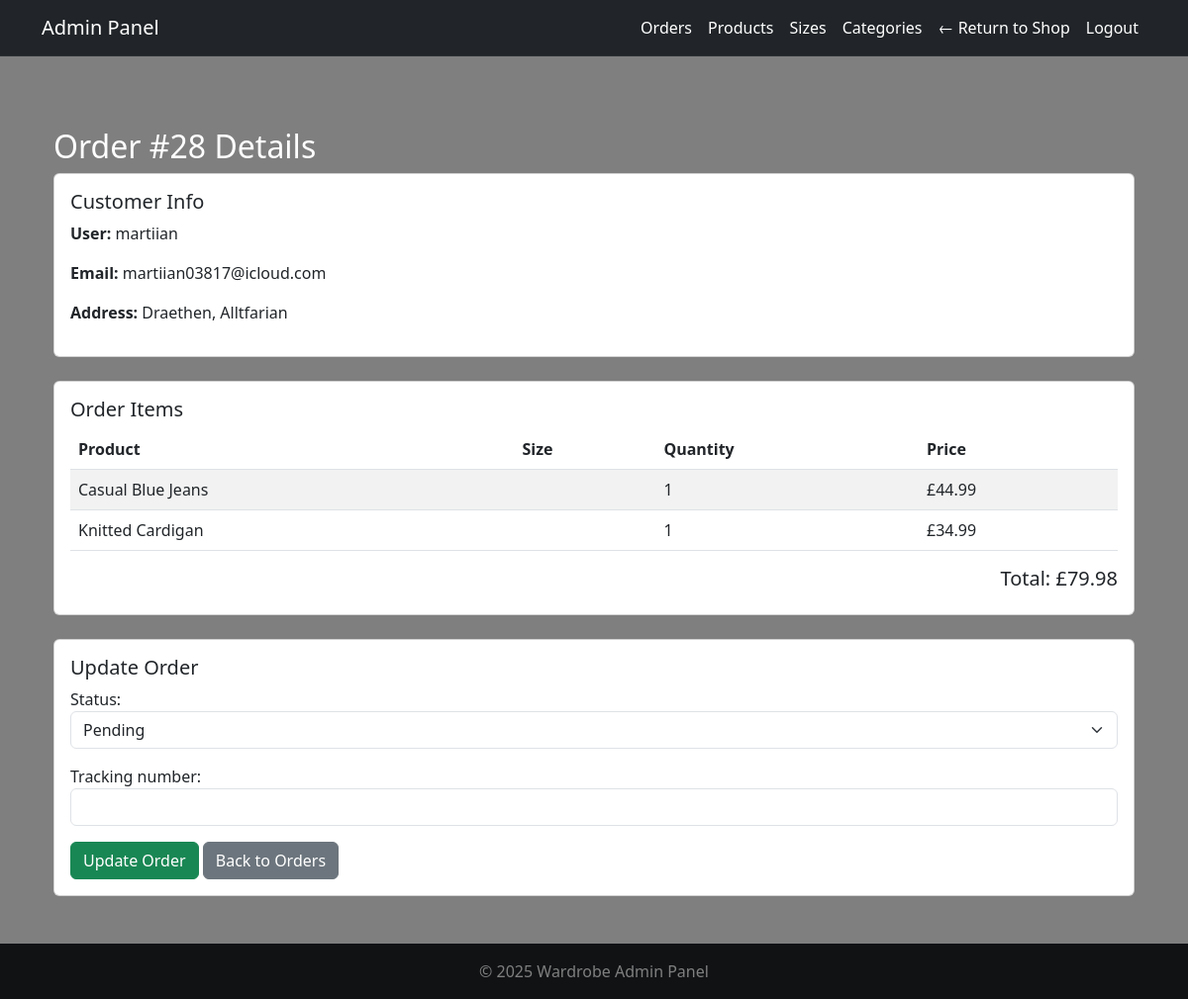
/adminpanel/orders/28/ (signed in), run on the app's committed database.
### orders/models.py (models this page shows, shortened)
class Order(models.Model):
    PAYMENT_METHOD_CHOICES = [
        ('card', 'Card'),
        ('paypal', 'PayPal'),
    ]
    TRACKING_STATUS_CHOICES = [
        ('Pending', 'Pending'),
        ('Processing', 'Processing'),
        ('Shipped', 'Shipped'),
        ('Delivered', 'Delivered'),
    ]
    user = models.ForeignKey(User, on_delete=models.CASCADE, null=True, blank=True)
    full_name = models.CharField(max_length=100)
    email = models.EmailField()
    guest_token = models.CharField(max_length=64, editable=False, null=True, blank=True)
    address = models.CharField(max_length=255)
    city = models.CharField(max_length=100)
    postal_code = models.CharField(max_length=20)
    country = models.CharField(max_length=100)
    payment_method = models.CharField(
        max_length=50,
        choices=PAYMENT_METHOD_CHOICES,
        default='card',
    )
    total_price = models.DecimalField(max_digits=10, decimal_places=2)
    created_at = models.DateTimeField(auto_now_add=True)
    is_completed = models.BooleanField(default=False)
    tracking_number = models.CharField(max_length=100, blank=True, null=True)
    status = models.CharField(
        max_length=20,
        choices=TRACKING_STATUS_CHOICES,
        default='Pending'
    )

class OrderItem(models.Model):
    order = models.ForeignKey(Order, related_name='items', on_delete=models.CASCADE)
    product = models.ForeignKey(Product, on_delete=models.CASCADE)
    size = models.ForeignKey(Size, on_delete=models.SET_NULL, null=True, blank=True)
    quantity = models.PositiveIntegerField()
    price = models.DecimalField(max_digits=8, decimal_places=2)

### products/models.py (models this page shows, shortened)
class Product(models.Model):
    GENDER_CHOICES = [
        ('men', 'Men'),
        ('women', 'Women'),
    ]
    name = models.CharField(max_length=100)
    category = models.ForeignKey(Category, on_delete=models.CASCADE)
    description = models.TextField(blank=True)
    price = models.DecimalField(max_digits=6, decimal_places=2)
    image = models.ImageField(upload_to='products/')
    is_available = models.BooleanField(default=True)
    gender = models.CharField(max_length=10, choices=GENDER_CHOICES)
    sizes = models.ManyToManyField(Size, blank=True)
    created_at = models.DateTimeField(auto_now_add=True)

### adminpanel/views.py (the view, shortened to what this page needs)
# urls.py: path('orders/<int:order_id>/', views.order_detail, name='admin_order_detail'),
@login_required
@user_passes_test(admin_required)
def order_detail(request, order_id):
    order = get_object_or_404(Order, id=order_id)
    form = OrderUpdateForm(request.POST or None, instance=order)
    order_items = order.items.all()
    return render(request, 'adminpanel/order_detail.html', {
        'order': order,
        'form': form,
        'order_items': order_items,
    })

### adminpanel/forms.py
class OrderUpdateForm(forms.ModelForm):
    class Meta:
        model = Order
        fields = ['status', 'tracking_number']
        widgets = {
            'status': forms.Select(attrs={'class': 'form-select'}),
            'tracking_number': forms.TextInput(attrs={'class': 'form-control'}),
        }

### adminpanel/views.py (called while the page is built)
def admin_required(user):
    return user.is_staff or user.is_superuser

### cart/cart.py (called while the page is built)
    def _load_cart_data(self):
        cart = self.session.get(settings.CART_SESSION_ID, {})
        return cart if isinstance(cart, dict) else {}

    def __len__(self):
        return sum(item.get('quantity', 0) for item in self.cart.values())

### cart/context_processors.py (called while the page is built)
def cart_context(request):
    cart = Cart(request)
    return {
        'cart': cart,
        'cart_item_count': len(cart),
    }

### wardrobeapp/context_processors.py (called while the page is built)
def stripe_public_key(request):
    return {
        'STRIPE_PUBLIC_KEY': settings.STRIPE_PUBLIC_KEY
    }

### adminpanel/templates/adminpanel/order_detail.html (shortened to what this page needs)
{% extends 'adminpanel/base.html' %}
{% block content %}
<div class="container mt-5">
  <h2>Order #{{ order.id }} Details</h2>
  <div class="card mb-4">
    <div class="card-body">
      <h5>Customer Info</h5>
      <p><strong>User:</strong> {{ order.user.username|default:"Guest" }}</p>
      <p><strong>Email:</strong> {{ order.user.email|default:order.email }}</p>
      <p><strong>Address:</strong> {{ order.address }}</p>
    </div>
  </div>
  <div class="card mb-4">
    <div class="card-body">
      <h5>Order Items</h5>
      <table class="table table-striped">
        <thead>
          <tr>
            <th>Product</th>
            <th>Size</th>
            <th>Quantity</th>
            <th>Price</th>
          </tr>
        </thead>
        <tbody>
          {% for item in order_items %}
          <tr>
            <td>{{ item.product.name }}</td>
            <td>{{ item.size.name|default_if_none:"Not specified" }}</td>
            <td>{{ item.quantity }}</td>
            <td>£{{ item.price }}</td>
          </tr>
          {% empty %}
          <tr>
            <td colspan="4" class="text-center">No items found for this order.</td>
          </tr>
          {% endfor %}
        </tbody>
      </table>
      <h5 class="text-end">Total: £{{ order.total_price }}</h5>
    </div>
  </div>
  <div class="card mb-4">
    <div class="card-body">
      <h5>Update Order</h5>
      <form method="post">
        {{ form.as_p }}
        <button type="submit" class="btn btn-success">Update Order</button>
        <a href="{% url 'adminpanel:admin_order_list' %}" class="btn btn-secondary">Back to Orders</a>
      </form>
    </div>
  </div>
</div>
{% endblock %}

### wardrobeapp/static/css/style.css (style rules this page uses)
html, body { margin: 0; padding: 0; height: 100%; width: 100%; font-family: 'Segoe UI', 'Roboto', 'Helvetica Neue', Arial, sans-serif; color: #fff; background: url('https://images.unsplash.com/photo-1489987707025-afc232f7ea0f?q=80&w=1170&auto=format&fit=crop&ixlib=rb-4.1.0') no-repeat center center fixed; background-size: cover; overflow-x: hidden; }
body::before { content: ''; position: fixed; inset: 0; background: rgba(0, 0, 0, 0.5); z-index: 0; }
main, .container, .card, form, section, .row { position: relative; z-index: 1; }

### data on the page
Order: id "28", user.username "martiian", user.email "martiian03817@icloud.com", address "Draethen, Alltfarian", total_price "79.98", status "Pending"
OrderItem: product.name "Casual Blue Jeans", quantity "1", price "44.99"
OrderItem: product.name "Knitted Cardigan", quantity "1", price "34.99"
